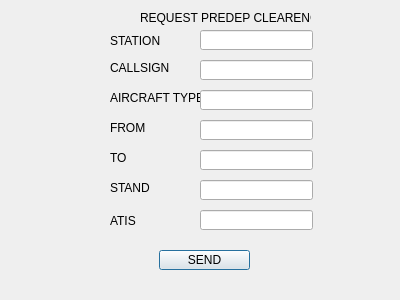
<?xml version="1.0" encoding="UTF-8"?>
<ui version="4.0">
 <class>predepgui</class>
 <widget class="QDialog" name="predepgui">
  <property name="geometry">
   <rect>
    <x>0</x>
    <y>0</y>
    <width>400</width>
    <height>300</height>
   </rect>
  </property>
  <property name="windowTitle">
   <string>Dialog</string>
  </property>
  <widget class="QLabel" name="label">
   <property name="geometry">
    <rect>
     <x>140</x>
     <y>10</y>
     <width>171</width>
     <height>16</height>
    </rect>
   </property>
   <property name="text">
    <string>REQUEST PREDEP CLEARENCE</string>
   </property>
  </widget>
  <widget class="QLineEdit" name="callsignLine">
   <property name="geometry">
    <rect>
     <x>200</x>
     <y>60</y>
     <width>113</width>
     <height>20</height>
    </rect>
   </property>
   <property name="text">
    <string/>
   </property>
  </widget>
  <widget class="QLabel" name="label_2">
   <property name="geometry">
    <rect>
     <x>110</x>
     <y>60</y>
     <width>81</width>
     <height>16</height>
    </rect>
   </property>
   <property name="text">
    <string>CALLSIGN</string>
   </property>
  </widget>
  <widget class="QLabel" name="label_3">
   <property name="geometry">
    <rect>
     <x>110</x>
     <y>90</y>
     <width>91</width>
     <height>16</height>
    </rect>
   </property>
   <property name="text">
    <string>AIRCRAFT TYPE</string>
   </property>
  </widget>
  <widget class="QLineEdit" name="acftLine">
   <property name="geometry">
    <rect>
     <x>200</x>
     <y>90</y>
     <width>113</width>
     <height>20</height>
    </rect>
   </property>
   <property name="text">
    <string/>
   </property>
  </widget>
  <widget class="QLabel" name="label_4">
   <property name="geometry">
    <rect>
     <x>110</x>
     <y>120</y>
     <width>61</width>
     <height>16</height>
    </rect>
   </property>
   <property name="text">
    <string>FROM</string>
   </property>
  </widget>
  <widget class="QLineEdit" name="originLine">
   <property name="geometry">
    <rect>
     <x>200</x>
     <y>120</y>
     <width>113</width>
     <height>20</height>
    </rect>
   </property>
   <property name="text">
    <string/>
   </property>
  </widget>
  <widget class="QLabel" name="label_5">
   <property name="geometry">
    <rect>
     <x>110</x>
     <y>150</y>
     <width>37</width>
     <height>16</height>
    </rect>
   </property>
   <property name="text">
    <string>TO</string>
   </property>
  </widget>
  <widget class="QLineEdit" name="destLine">
   <property name="geometry">
    <rect>
     <x>200</x>
     <y>150</y>
     <width>113</width>
     <height>20</height>
    </rect>
   </property>
   <property name="text">
    <string/>
   </property>
  </widget>
  <widget class="QLabel" name="label_6">
   <property name="geometry">
    <rect>
     <x>110</x>
     <y>180</y>
     <width>81</width>
     <height>16</height>
    </rect>
   </property>
   <property name="text">
    <string>STAND</string>
   </property>
  </widget>
  <widget class="QLineEdit" name="standLine">
   <property name="geometry">
    <rect>
     <x>200</x>
     <y>180</y>
     <width>113</width>
     <height>20</height>
    </rect>
   </property>
   <property name="text">
    <string/>
   </property>
  </widget>
  <widget class="QLabel" name="label_7">
   <property name="geometry">
    <rect>
     <x>110</x>
     <y>210</y>
     <width>71</width>
     <height>21</height>
    </rect>
   </property>
   <property name="text">
    <string>ATIS</string>
   </property>
  </widget>
  <widget class="QLineEdit" name="atisLine">
   <property name="geometry">
    <rect>
     <x>200</x>
     <y>210</y>
     <width>113</width>
     <height>20</height>
    </rect>
   </property>
   <property name="text">
    <string/>
   </property>
  </widget>
  <widget class="QLabel" name="label_8">
   <property name="geometry">
    <rect>
     <x>110</x>
     <y>30</y>
     <width>71</width>
     <height>21</height>
    </rect>
   </property>
   <property name="text">
    <string>STATION</string>
   </property>
  </widget>
  <widget class="QLineEdit" name="stationLine">
   <property name="geometry">
    <rect>
     <x>200</x>
     <y>30</y>
     <width>113</width>
     <height>20</height>
    </rect>
   </property>
   <property name="text">
    <string/>
   </property>
  </widget>
  <widget class="QPushButton" name="sendPB">
   <property name="geometry">
    <rect>
     <x>159</x>
     <y>250</y>
     <width>91</width>
     <height>20</height>
    </rect>
   </property>
   <property name="text">
    <string>SEND</string>
   </property>
  </widget>
 </widget>
 <resources/>
 <connections/>
</ui>
